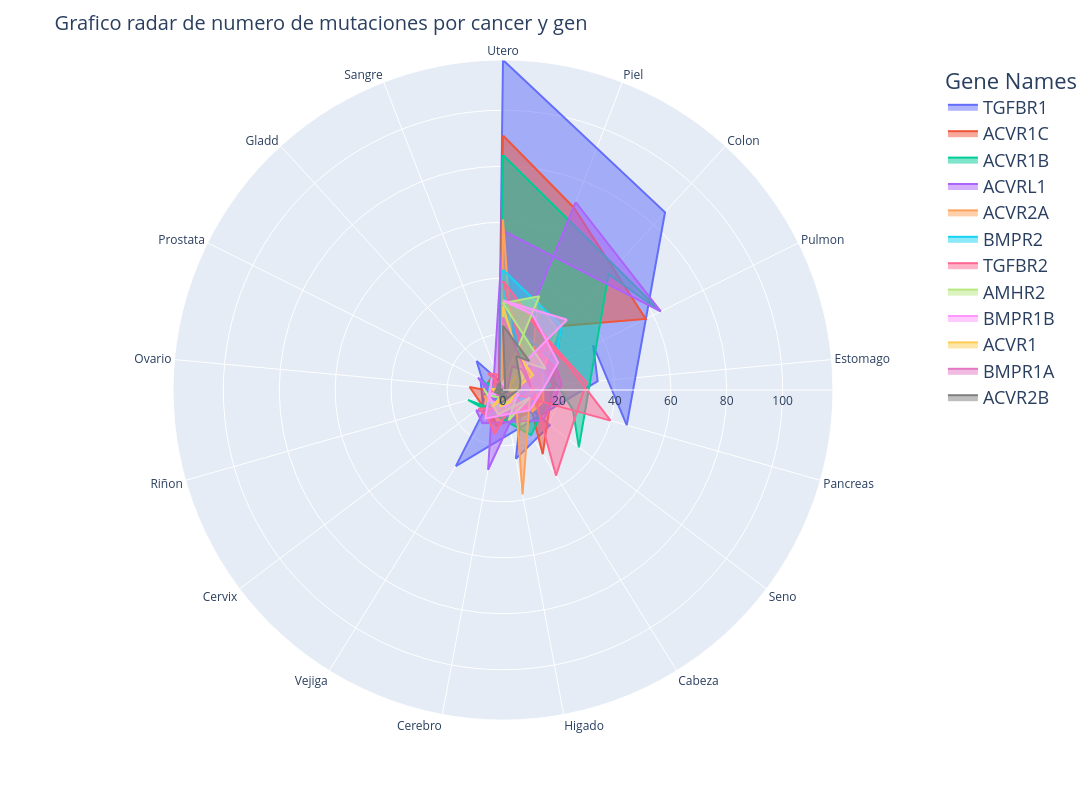

The notebook cell this image was saved under:
### Code cell
import plotly.express as px

# Primero, ordenar el DataFrame por número de mutaciones (mutation_count)
sort_mutation = mutation_frequencies_cancer_type.sort_values(by='mutation_count', ascending=False)

# Crear el gráfico polar
fig = px.line_polar(sort_mutation, r='mutation_count', theta='tipo_cancer', line_close=True, 
                    line_group='Gen_names', color='Gen_names', 
                    color_discrete_sequence=custom_colors)

# Rellenar el área bajo las líneas
fig.update_traces(fill='toself')

# Actualizar el layout para ordenar los ejes y definir el tamaño del gráfico
fig.update_layout(
    title='Grafico radar de numero de mutaciones por cancer y gen',  # Título del gráfico
    legend_title_text='Gene Names',  # Título de la leyenda
    width=1200,  # Ancho del gráfico (12 pulgadas)
    height=800,  # Altura del gráfico (8 pulgadas)
    title_font_size=20,  # Tamaño de la fuente del título
    legend=dict(font=dict(size=18)),  # Tamaño de la fuente de la leyenda
    polar=dict(
        angularaxis=dict(
            categoryorder='array',
            categoryarray=ordered_cancer  # Ordenar tipos de cáncer
        ),
        radialaxis=dict(
            visible=True
        )
    )
)

# Mostrar el gráfico
fig.show()

### Figure 1 — Plotly figure (JSON) as saved in the notebook; plotly's stock layout.template omitted (floating-point values rounded to 4 significant figures)
{"data": [{"fill": "toself", "hovertemplate": "Gen_names=TGFBR1<br>mutation_count=%{r}<br>tipo_cancer=%{theta}<extra></extra>", "legendgroup": "TGFBR1", "line": {"color": "#636EFA", "dash": "solid"}, "marker": {"symbol": "circle"}, "mode": "lines", "name": "TGFBR1", "r": [118, 86, 46, 36, 34, 32, 28, 25, 21, 14, 13, 9, 9, 9, 7, 5, 4, 118], "showlegend": true, "subplot": "polar", "theta": ["Utero", "Colon", "Pancreas", "Pulmon", "Estomago", "Vejiga", "Piel", "Higado", "Seno ", "Gladd", "Cerebro", "Cabeza", "Prostata", "Cervix", "Riñon", "Ovario", "Sangre", "Utero"], "type": "scatterpolar"}, {"fill": "toself", "hovertemplate": "Gen_names=ACVR1C<br>mutation_count=%{r}<br>tipo_cancer=%{theta}<extra></extra>", "legendgroup": "ACVR1C", "line": {"color": "#EF553B", "dash": "solid"}, "marker": {"symbol": "circle"}, "mode": "lines", "name": "ACVR1C", "r": [91, 70, 57, 31, 27, 13, 13, 12, 12, 11, 6, 6, 6, 5, 4, 4, 91], "showlegend": true, "subplot": "polar", "theta": ["Utero", "Piel", "Pulmon", "Colon", "Cabeza", "Seno ", "Cerebro", "Ovario", "Pancreas", "Estomago", "Gladd", "Prostata", "Vejiga", "Riñon", "Higado", "Sangre", "Utero"], "type": "scatterpolar"}, {"fill": "toself", "hovertemplate": "Gen_names=ACVR1B<br>mutation_count=%{r}<br>tipo_cancer=%{theta}<extra></extra>", "legendgroup": "ACVR1B", "line": {"color": "#00CC96", "dash": "solid"}, "marker": {"symbol": "circle"}, "mode": "lines", "name": "ACVR1B", "r": [84, 63, 56, 34, 26, 22, 19, 19, 13, 9, 8, 7, 7, 6, 6, 6, 3, 84], "showlegend": true, "subplot": "polar", "theta": ["Utero", "Pulmon", "Colon", "Seno ", "Pancreas", "Piel", "Estomago", "Cabeza", "Riñon", "Higado", "Prostata", "Cerebro", "Cervix", "Gladd", "Ovario", "Vejiga", "Sangre", "Utero"], "type": "scatterpolar"}, {"fill": "toself", "hovertemplate": "Gen_names=ACVRL1<br>mutation_count=%{r}<br>tipo_cancer=%{theta}<extra></extra>", "legendgroup": "ACVRL1", "line": {"color": "#AB63FA", "dash": "solid"}, "marker": {"symbol": "circle"}, "mode": "lines", "name": "ACVRL1", "r": [72, 63, 57, 29, 24, 21, 18, 14, 12, 11, 10, 10, 7, 3, 2, 72], "showlegend": true, "subplot": "polar", "theta": ["Piel", "Pulmon", "Utero", "Cerebro", "Colon", "Estomago", "Seno ", "Vejiga", "Cervix", "Cabeza", "Prostata", "Higado", "Ovario", "Pancreas", "Riñon", "Piel"], "type": "scatterpolar"}, {"fill": "toself", "hovertemplate": "Gen_names=ACVR2A<br>mutation_count=%{r}<br>tipo_cancer=%{theta}<extra></extra>", "legendgroup": "ACVR2A", "line": {"color": "#FFA15A", "dash": "solid"}, "marker": {"symbol": "circle"}, "mode": "lines", "name": "ACVR2A", "r": [61, 38, 34, 29, 16, 15, 13, 13, 9, 7, 7, 5, 4, 2, 2, 1, 61], "showlegend": true, "subplot": "polar", "theta": ["Utero", "Higado", "Piel", "Colon", "Pulmon", "Pancreas", "Seno ", "Estomago", "Cerebro", "Riñon", "Cervix", "Cabeza", "Prostata", "Ovario", "Gladd", "Vejiga", "Utero"], "type": "scatterpolar"}, {"fill": "toself", "hovertemplate": "Gen_names=BMPR2<br>mutation_count=%{r}<br>tipo_cancer=%{theta}<extra></extra>", "legendgroup": "BMPR2", "line": {"color": "#19D3F3", "dash": "solid"}, "marker": {"symbol": "circle"}, "mode": "lines", "name": "BMPR2", "r": [43, 31, 21, 21, 17, 11, 7, 7, 7, 6, 5, 5, 3, 3, 1, 43], "showlegend": true, "subplot": "polar", "theta": ["Utero", "Colon", "Pulmon", "Piel", "Estomago", "Vejiga", "Seno ", "Higado", "Cervix", "Cabeza", "Riñon", "Ovario", "Prostata", "Cerebro", "Pancreas", "Utero"], "type": "scatterpolar"}, {"fill": "toself", "hovertemplate": "Gen_names=TGFBR2<br>mutation_count=%{r}<br>tipo_cancer=%{theta}<extra></extra>", "legendgroup": "TGFBR2", "line": {"color": "#FF6692", "dash": "solid"}, "marker": {"symbol": "circle"}, "mode": "lines", "name": "TGFBR2", "r": [40, 39, 36, 30, 27, 24, 23, 16, 11, 11, 11, 8, 6, 4, 2, 40], "showlegend": true, "subplot": "polar", "theta": ["Pancreas", "Utero", "Cabeza", "Estomago", "Piel", "Pulmon", "Colon", "Cerebro", "Vejiga", "Cervix", "Seno ", "Gladd", "Sangre", "Riñon", "Ovario", "Pancreas"], "type": "scatterpolar"}, {"fill": "toself", "hovertemplate": "Gen_names=AMHR2<br>mutation_count=%{r}<br>tipo_cancer=%{theta}<extra></extra>", "legendgroup": "AMHR2", "line": {"color": "#B6E880", "dash": "solid"}, "marker": {"symbol": "circle"}, "mode": "lines", "name": "AMHR2", "r": [36, 31, 17, 13, 11, 10, 9, 7, 6, 6, 6, 4, 4, 2, 2, 1, 36], "showlegend": true, "subplot": "polar", "theta": ["Piel", "Utero", "Pulmon", "Colon", "Higado", "Pancreas", "Cerebro", "Ovario", "Vejiga", "Estomago", "Riñon", "Cervix", "Seno ", "Cabeza", "Prostata", "Gladd", "Piel"], "type": "scatterpolar"}, {"fill": "toself", "hovertemplate": "Gen_names=BMPR1B<br>mutation_count=%{r}<br>tipo_cancer=%{theta}<extra></extra>", "legendgroup": "BMPR1B", "line": {"color": "#FF97FF", "dash": "solid"}, "marker": {"symbol": "circle"}, "mode": "lines", "name": "BMPR1B", "r": [34, 32, 29, 22, 15, 12, 12, 6, 6, 6, 6, 4, 4, 4, 2, 2, 2, 34], "showlegend": true, "subplot": "polar", "theta": ["Colon", "Utero", "Piel", "Pulmon", "Estomago", "Seno ", "Vejiga", "Gladd", "Cervix", "Higado", "Pancreas", "Riñon", "Cabeza", "Cerebro", "Prostata", "Sangre", "Ovario", "Colon"], "type": "scatterpolar"}, {"fill": "toself", "hovertemplate": "Gen_names=ACVR1<br>mutation_count=%{r}<br>tipo_cancer=%{theta}<extra></extra>", "legendgroup": "ACVR1", "line": {"color": "#FECB52", "dash": "solid"}, "marker": {"symbol": "circle"}, "mode": "lines", "name": "ACVR1", "r": [30, 14, 12, 7, 7, 6, 5, 5, 4, 3, 1, 1, 30], "showlegend": true, "subplot": "polar", "theta": ["Utero", "Piel", "Pulmon", "Vejiga", "Colon", "Cerebro", "Cabeza", "Estomago", "Ovario", "Higado", "Pancreas", "Seno ", "Utero"], "type": "scatterpolar"}, {"fill": "toself", "hovertemplate": "Gen_names=BMPR1A<br>mutation_count=%{r}<br>tipo_cancer=%{theta}<extra></extra>", "legendgroup": "BMPR1A", "line": {"color": "#E377C2", "dash": "solid"}, "marker": {"symbol": "circle"}, "mode": "lines", "name": "BMPR1A", "r": [26, 10, 10, 10, 9, 4, 4, 3, 2, 2, 2, 2, 2, 2, 1, 26], "showlegend": true, "subplot": "polar", "theta": ["Utero", "Pulmon", "Estomago", "Colon", "Piel", "Higado", "Pancreas", "Cervix", "Cerebro", "Ovario", "Vejiga", "Prostata", "Riñon", "Sangre", "Seno ", "Utero"], "type": "scatterpolar"}, {"fill": "toself", "hovertemplate": "Gen_names=ACVR2B<br>mutation_count=%{r}<br>tipo_cancer=%{theta}<extra></extra>", "legendgroup": "ACVR2B", "line": {"color": "#7F7F7F", "dash": "solid"}, "marker": {"symbol": "circle"}, "mode": "lines", "name": "ACVR2B", "r": [23, 14, 13, 7, 6, 5, 3, 3, 3, 3, 2, 2, 2, 1, 1, 23], "showlegend": true, "subplot": "polar", "theta": ["Utero", "Colon", "Piel", "Pulmon", "Estomago", "Cerebro", "Sangre", "Riñon", "Cabeza", "Higado", "Ovario", "Pancreas", "Vejiga", "Prostata", "Seno ", "Utero"], "type": "scatterpolar"}], "layout": {"height": 800, "legend": {"font": {"size": 18}, "title": {"text": "Gene Names"}, "tracegroupgap": 0}, "margin": {"t": 60}, "polar": {"angularaxis": {"categoryarray": ["Utero", "Piel", "Colon", "Pulmon", "Estomago", "Pancreas", "Seno ", "Cabeza", "Higado", "Cerebro", "Vejiga", "Cervix", "Riñon", "Ovario", "Prostata", "Gladd", "Sangre"], "categoryorder": "array", "direction": "clockwise", "rotation": 90, "type": "category"}, "domain": {"x": [0, 1], "y": [0, 1]}, "radialaxis": {"autorange": true, "range": [0, 118], "type": "linear", "visible": true}}, "title": {"font": {"size": 20}, "text": "Grafico radar de numero de mutaciones por cancer y gen"}, "width": 1200}}
